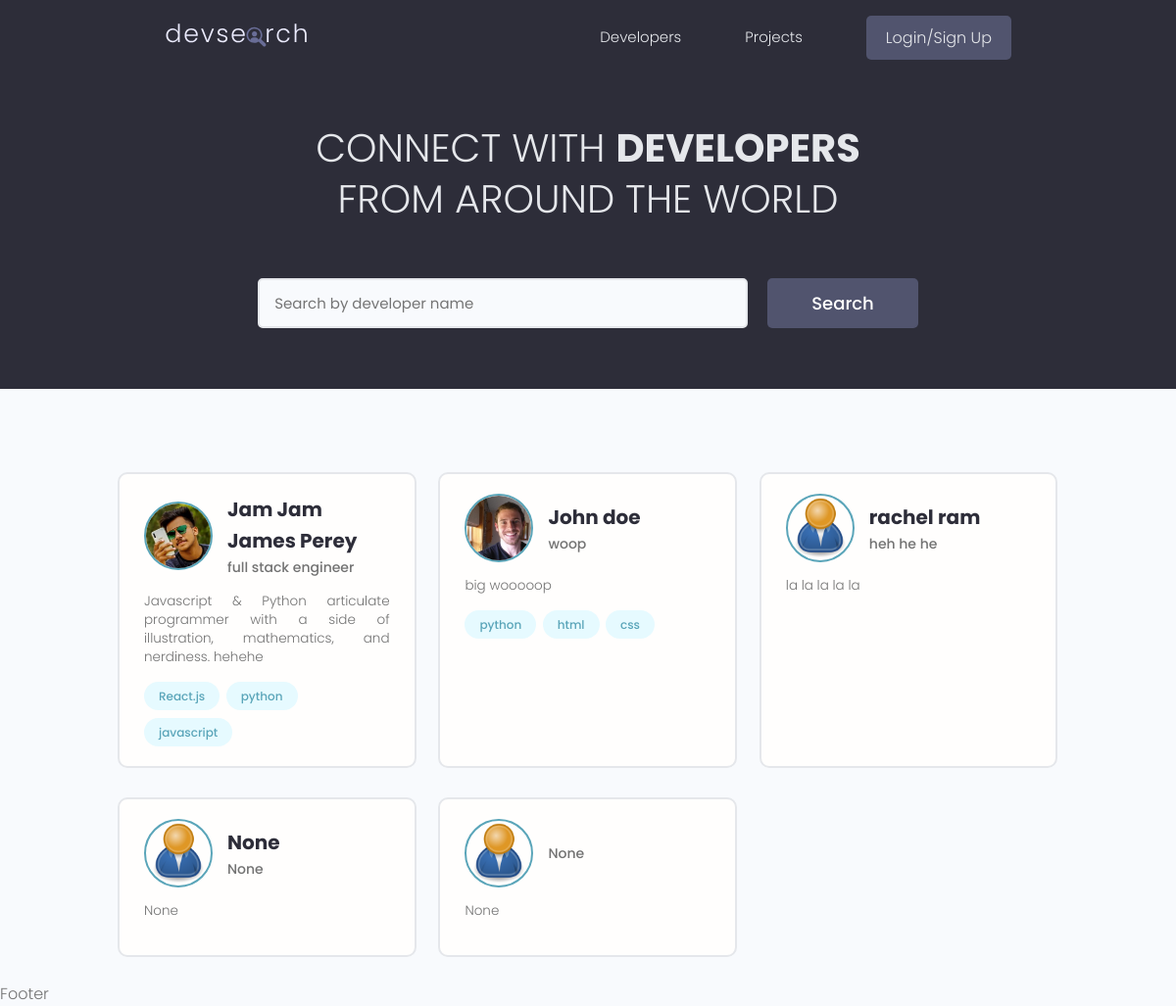
The page / on the database its author committed.
### users/models.py (models this page shows, shortened)
class Profile(models.Model):
    user = models.OneToOneField(
        User, on_delete=models.CASCADE, null=True, blank=True)
    name = models.CharField(max_length=200, blank=True, null=True)
    username = models.CharField(max_length=200, blank=True, null=True)
    location = models.CharField(max_length=200, blank=True, null=True)
    email = models.EmailField(max_length=500, blank=True, null=True)
    short_intro = models.CharField(max_length=200, blank=True, null=True)
    bio = models.TextField(blank=True, null=True)
    profile_image = models.ImageField(
        null=True, blank=True, upload_to='profiles/', default='profiles/user-default.png')
    social_github = models.CharField(max_length=200, blank=True, null=True)
    social_twitter = models.CharField(max_length=200, blank=True, null=True)
    social_linkedin = models.CharField(max_length=200, blank=True, null=True)
    social_youtube = models.CharField(max_length=200, blank=True, null=True)
    social_website = models.CharField(max_length=200, blank=True, null=True)
    created = models.DateTimeField(auto_now_add=True)
    id = models.UUIDField(
        default=uuid.uuid4, unique=True, primary_key=True, editable=False
    )

class Skill(models.Model):
    owner = models.ForeignKey(
        Profile, on_delete=models.CASCADE, null=True, blank=True)
    name = models.CharField(max_length=200, blank=True, null=True)
    description = models.TextField(blank=True, null=True)
    created = models.DateTimeField(auto_now_add=True)
    id = models.UUIDField(
        default=uuid.uuid4, unique=True, primary_key=True, editable=False
    )
    def __str__(self) -> str:
        return str(self.name)

### users/views.py (the view)
# urls.py: path("", views.profiles, name="profiles"),
def profiles(requests):
    profiles = Profile.objects.all()
    context = {'profiles': profiles}
    return render(requests, 'users/profiles.html', context)

### users/templates/users/profiles.html (shortened to what this page needs)
{% extends 'main.html' %}
{% block content %}
<main class="home">
    <section class="hero-section text-center">
        <div class="container container--narrow">
            <div class="hero-section__box">
                <h2>CONNECT WITH <span>DEVELOPERS</span></h2>
                <h2>FROM AROUND THE WORLD</h2>
            </div>
            <div class="hero-section__search">
                <form class="form" action="#" method="get">
                    <div class="form__field">
                        <input class="input input--text" id="formInput#search" type="text" name="text"
                            placeholder="Search by developer name" />
                    </div>
                    <input class="btn btn--sub btn--lg" type="submit" value="Search" />
                </form>
            </div>
        </div>
    </section>
    <section class="devlist">
        <div class="container">
            <div class="grid grid--three">
                {% for profile in profiles %}
                <div class="column card">
                    <div class="dev">
                        <a href="{% url 'userProfile' profile.id %}" class="card__body">
                            <div class="dev__profile">
                                <img class="avatar avatar--md" src="{{profile.profile_image.url}}"
                                    alt="image" />
                                <div class="dev__meta">
                                    <h3>{{profile.name}}</h3>
                                    <h5>{{profile.short_intro}}</h5>
                                </div>
                            </div>
                            <p class="dev__info">{{profile.bio|slice:"150"}}
                            </p>
                            <div class="dev__skills">
                                {% for skill in profile.skill_set.all %}
                                <span class="tag tag--pill tag--main">
                                    <small>{{skill}}</small>
                                </span>
                                {% endfor %}
                            </div>
                        </a>
                    </div>
                </div>
                {% endfor %}
            </div>
        </div>
    </section>
</main>
{% endblock %}

### static/styles/app.css (style rules this page uses)
:root { --color-sub: #2d2d39; }
.btn--sub { background-color: var(--color-sub-light); }
.card { border: 2px solid var(--color-light); }
img { width: 100%; }
.hero-section { height: 40vh; display: flex; align-items: center; background-color: var(--color-sub); }
.hero-section__box { margin-bottom: 4rem; }
.hero-section__box > h2, .hero-section__box > h2 > span { font-size: 4rem; color: var(--color-light); line-height: 1.3; text-transform: uppercase; }
.hero-section__box > h2 { font-weight: 300; }
.hero-section__box > h2 > span { font-weight: 700; }
.hero-section__search > .form { display: flex; align-items: center; justify-content: center; gap: 2rem; }
.hero-section__search > .form input.input--text { width: 50rem; }
.devlist { margin-top: 8rem; }
.devlist .grid { align-items: stretch; }
.devlist .dev .dev__profile { display: flex; align-items: center; gap: 1.5rem; }
.devlist .dev .dev__meta h3 { color: var(--color-sub); font-size: 2rem; font-weight: 700; }
.devlist .dev .dev__meta h5 { color: var(--color-text); font-size: 1.4rem; font-weight: 500; }
.devlist .dev .dev__info { margin: 1.5rem 0; font-size: 1.35rem; line-height: 1.4; text-align: justify; }

### static/uikit/styles/modules/_variables.css (style rules this page uses)
:root { --color-main: #5aa5b9; --color-main-light: #e6faff; --color-sub: #3f4156; --color-sub-light: #51546e; --color-sub-lighter: #ededfd; --color-text: #737373; --color-gray: #8b8b8b; --color-light: #e5e7eb; --color-light-gray: #767676; --color-bg: #f8fafd; --color-white: #fffefd; --color-white-light: #f3f3f3; --color-success: #359e64; --color-success-bg: #def8e8; --color-error: #fc4b0b; --color-error-bg: #fff2ee; --font-base: 'Poppins', arial, helvetica, 'Segoe UI', roboto, ubuntu, sans-serif; --font-monospace: 'Fira Code', 'Courier New', courier, monospace; --font-regular: 300; --font-medium: 500; --font-bold: 700; --generic-shadow: 1px 1px 5px #00000010; --generic-transition: all 0.3s ease-in-out; }

### static/uikit/styles/modules/_base.css (style rules this page uses)
* { margin: 0; padding: 0; box-sizing: border-box; text-rendering: optimizeLegibility; color: inherit; font-size: inherit; }
html { font-size: 50%; }
@media only screen and (min-width: 480px) { html { font-size: 56.25%; } }
@media only screen and (min-width: 1200px) { html { font-size: 62.5%; } }
body { line-height: 1.6; font-weight: 400; font-size: 1.5rem; color: var(--color-text); background-color: var(--color-bg); min-height: 100vh; }

### static/uikit/styles/modules/_typography.css (style rules this page uses)
* { font-family: var(--font-base); }
h2 { font-size: 3.6rem; font-weight: var(--font-bold); }
h3 { font-size: 3.2rem; font-weight: var(--font-medium); }
h5 { font-size: 2.4rem; font-weight: var(--font-medium); }
h5, h6 { font-weight: var(--font-regular); }
p, span, strong { font-size: 1.6rem; color: var(--color-text); font-weight: var(--font-regular); }
a { padding-bottom: 2px; text-decoration: none; display: inline-block; color: var(--color-main); font-weight: var(--font-medium); }

### static/uikit/styles/modules/_utilities.css (style rules this page uses)
.container { width: 92%; max-width: 165rem; margin: 0 auto; box-sizing: border-box; }
.container--narrow { width: 92%; max-width: 120rem; }
@media screen and (min-width: 1000px) { .container { width: 90%; } }
@media screen and (min-width: 1000px) { .container--narrow { width: 85%; } }
@media screen and (min-width: 1200px) { .container { width: 80%; } }
@media screen and (min-width: 1200px) { .container--narrow { width: 72%; } }
.text-center { text-align: center; }

### static/uikit/styles/modules/_avatar.css (style rules this page uses)
.avatar { border-radius: 50%; border: 2px solid var(--color-main); object-fit: cover; }
.avatar--md { height: 7rem; width: 7rem; }

### static/uikit/styles/modules/_button.css (style rules this page uses)
.btn { display: inline-block; position: relative; cursor: pointer; background-color: var(--color-light); font-weight: var(--font-medium); color: var(--color-sub); text-decoration: none; padding: 1rem 2rem; border-radius: 0.5rem; border: none; width: -webkit-fit-content; width: -moz-fit-content; width: fit-content; height: -webkit-fit-content; height: -moz-fit-content; height: fit-content; font-size: 1.6rem; outline-width: 0; outline-color: transparent; -webkit-backface-visibility: hidden; backface-visibility: hidden; transition: all 0.3s ease-in-out; }
.btn--sub { background-color: var(--color-sub); color: var(--color-white); }
.btn--lg { font-size: 1.8rem; padding: 1.2rem 4.5rem; }

### static/uikit/styles/modules/_card.css (style rules this page uses)
.card { border-radius: 1rem; background-color: var(--color-white); border: 1.5px solid var(--color-light); width: auto; height: auto; margin-top: 0.5rem; margin-bottom: 0.5rem; overflow: hidden; }
.card__body, .card__header { padding: 2rem 2.5rem; }

### rows shown on the page
Profile: profile_image (picture), name "Jam Jam James Perey", short_intro "full stack engineer", bio "Javascript & Python articulate programmer with a side of illustration, mathematics, and nerdiness. hehehe"
Skill: name "React.js"
Skill: name "python"
Skill: name "javascript"
Profile: profile_image (picture), name "John doe", short_intro "woop", bio "big wooooop"
Skill: name "python"
Skill: name "html"
Skill: name "css"
Profile: profile_image (placeholder picture), name "rachel ram", short_intro "heh he he", bio "la la la la la"
Profile: profile_image (placeholder picture), name "None", short_intro "None", bio "None"
Profile: profile_image (placeholder picture), short_intro "None", bio "None"
